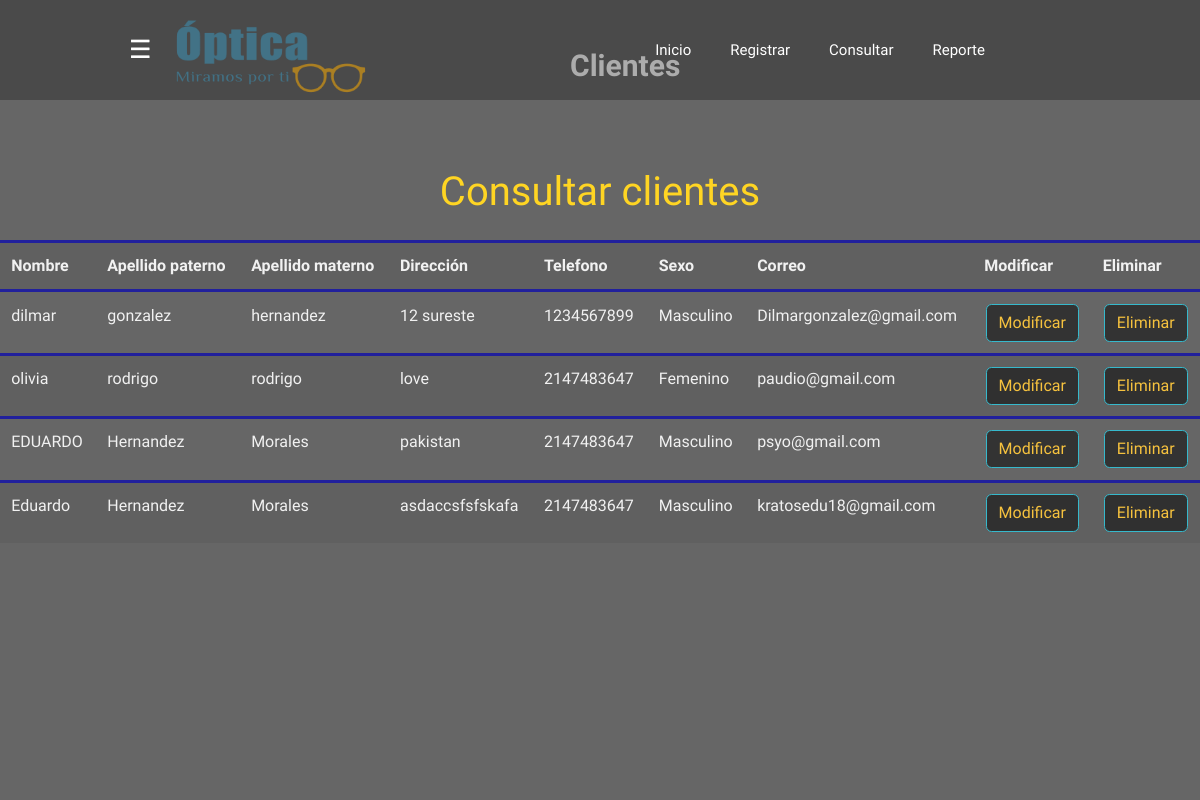
The app's page /clientes/clientes.php with its own data.
### tables this page shows
CREATE TABLE IF NOT EXISTS `clientes` (
  `id_cli` int(11) NOT NULL AUTO_INCREMENT,
  `nombre` varchar(25) NOT NULL,
  `apellido_paterno` varchar(25) NOT NULL,
  `apellido_materno` varchar(25) NOT NULL,
  `dir` varchar(50) NOT NULL,
  `telefono` int(10) NOT NULL,
  `sexo` enum('Femenino','Masculino') NOT NULL,
  `email` varchar(50) NOT NULL,
  PRIMARY KEY (`id_cli`)
);

### clientes/clientes.php (the view, shortened to what this page needs)
<!DOCTYPE html>
<html lang="en">
<head>
    <link href="vendor/fontawesome-free/css/all.min.css" rel="stylesheet" type="text/css">
    <link href="../css/sb-admin-2.min.css" rel="stylesheet">
	<link href="../css/estilos.css" rel="stylesheet">
</head>
<body>
	<header class="header">
		<div class="container">
		<div class="btn-menu">
			<label for="btn-menu">☰</label>
		</div>
		<ul class="navbar-nav  sidebar">
	<img src="../img/logo.png" class="img-thumbnail" alt="...">
	</ul>
	</header>
	<header class="header">
		<div class="container">
		<div class="btn-menu">
			<label for="btn-menu">☰</label>
		</div>
			<nav class="menu">
				<a href="../index.html">Inicio</a>
				<a href="registrar.php">Registrar</a>
				<a href="clientes.php">Consultar</a>
				<a class="collapse-item" onClick='abrirReporte()'>Reporte</a>
			</nav>
		</div>
	</header>
	<div class="capa"></div>
<br/>
<br/>
<div class="logo">
				<h1><center>Clientes</center></h1>
			</div>
<nav class="navbar navbar-expand navbar-light  ">
</nav>
<br/>
<br/>
<br/>
<br/>
<center><h1>Consultar clientes</h1></center>
<table  class="table table-bordered" border="0" cellspacing="0">
<?php
require_once("../bd/conexion.php");
	$result = mysqli_query($link, "SELECT * FROM clientes");
		echo "<table class='table table-striped'>";
		echo "<tr>
	<th class='success'>Nombre</th>
	<th class='success'>Apellido paterno</th>
	<th class='success'>Apellido materno</th>
	<th class='success'>Dirección</th>
	<th class='success'>Telefono</th>
	<th class='success'>Sexo</th>
	<th class='success'>Correo</th>
	<th class='success'>Modificar</th>
	<th class='success'>Eliminar</th>
</tr>";
	while  (($row = mysqli_fetch_array($result))!=NULL)
	{
		$id_cli = $row['id_cli'];
		$nombre = $row['nombre'];
		$apellido_paterno = $row['apellido_paterno'];
		$apellido_materno = $row['apellido_materno'];
		$dir = $row['dir'];
		$telefono = $row['telefono'];
		$sexo = $row['sexo'];
		$email = $row['email'];
		echo "<tr>
		<td class='active'>$nombre</td>
		<td class='active'>$apellido_paterno</td>
		<td class='active'>$apellido_materno</td>
		<td class='active'>$dir</td>
		<td class='active'>$telefono</td>
		<td class='active'>$sexo</td>
		<td class='active'>$email</td>
		<td class='active align='center'><center><a href='modificar.php?id_cli=$id_cli'><button type='button' class='btn btn-danger'>Modificar</button></a></center></td>
		<td class='active' align='center'><a onClick='confirmar($id_cli)'><button type='button' class='btn btn-danger'>Eliminar</button></a></td>
		</tr>";
	}
echo "</table>";
?>
</table>
</body>
</html>

### css/estilos.css (style rules this page uses)
* { margin: 0; padding: 0; box-sizing: border-box; font-family: 'Montserrat Alternates', sans-serif; }
body { background: url("../img/background.jpg"); background-size: 100vw 100vh; background-repeat: no-repeat; }
.capa { position: fixed; width: 150%; height: 100vh; background: rgba(0,0,0,0.6); z-index: -1; top: 0;left: 0; }
.header { width: 100%; height: 100px; background-color: rgba(29, 28, 29, 0.2); position: fixed; top: 0;left: 0; }
.container { width: 77%; max-width: 1300px; margin: inherit; margin-left: 105px; }
.container .btn-menu, .logo { float: left; line-height:100px; }
.container .btn-menu label { color: #fff; font-size: 25px; cursor: pointer; }
.logo h1 { color: #fff; font-weight: 600; font-size: 30px; margin-left: 570px; }
.container .menu { float: right; line-height: 100px; }
.container .menu a { display: inline-block; padding: 15px; line-height: normal; text-decoration: none; color: #fff; transition: all 0.3s ease; border-bottom: 2px solid transparent; font-size: 15px; margin-right: 5px; }

### records on screen
clientes: nombre "dilmar", apellido_paterno "gonzalez", apellido_materno "hernandez", dir "12 sureste", telefono "1234567899", sexo "Masculino", email "Dilmargonzalez@gmail.com"
clientes: nombre "olivia", apellido_paterno "rodrigo", apellido_materno "rodrigo", dir "love", telefono "2147483647", sexo "Femenino", email "paudio@gmail.com"
clientes: nombre "EDUARDO", apellido_paterno "Hernandez", apellido_materno "Morales", dir "pakistan", telefono "2147483647", sexo "Masculino", email "psyo@gmail.com"
clientes: nombre "Eduardo", apellido_paterno "Hernandez", apellido_materno "Morales", dir "asdaccsfsfskafa", telefono "2147483647", sexo "Masculino", email "kratosedu18@gmail.com"
